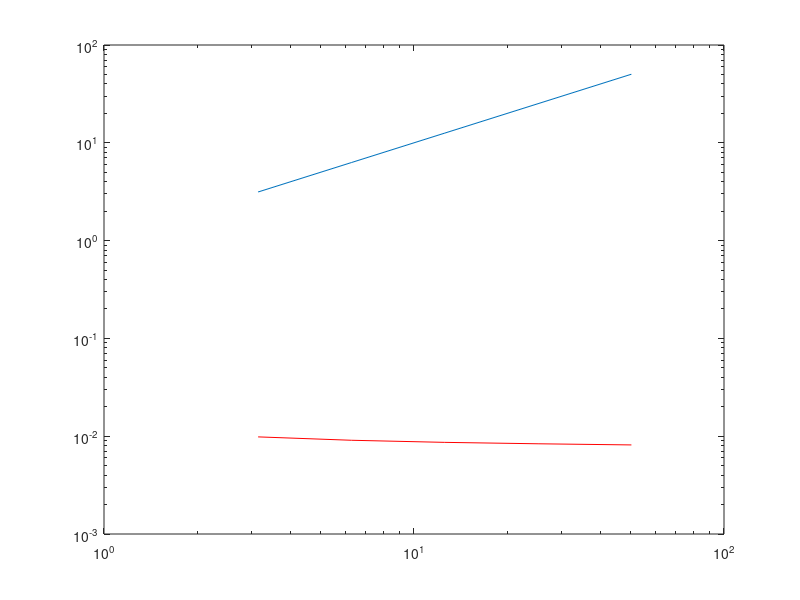

This figure's MATLAB source:
function ks_euler_order
% KURAMOTO-SIVASHINSKY-EQUATION WITH FORWARD DIFFERENCE
% ORDER OF CONVERGENCE

% L = 32*pi
f = @(x) cos(x/16).*(1+sin(x/16));

% Reference solution:
it = 5 ;
M_sol = 2^7+1;    
k = 0.005;
N = 3000;
u_sol = reference_sol(M_sol, N, k);
err_norm = zeros(it,1);
h_p = zeros(it,1);


for j = 1:it
    
    M = 2^j+1;
    x = linspace(0,32*pi,M);
    h = (32*pi)/(M-1);

    
    % Initializing matrices for equation
    % U(n+1) = U(n) - AxxU(n) - AxxxxU(n) - delta(U(n)^2) :
    
    w = ones(1,M-1);
    Axx = sparse(-2*eye(M) + diag(w,1) + diag(w,-1));
    Axx(1,M) = 1;
    Axx(M,1) = 1;
    Axx = k/(h^2)*Axx;
    
    u = ones(1,M-2);
    v = -4*ones(1,M-1);
    Axxxx = sparse(6*eye(M)+diag(v,1)+diag(v,-1)+diag(u,2)+diag(u,-2)+diag([1;1],M-2)+diag([1;1],-M+2));
    Axxxx(1,M) = -4;
    Axxxx(M,1) = -4;
    Axxxx = k/(h^4)*Axxxx;
    
    D = sparse(zeros(M) + diag(w,1) + diag(-w,-1));
    D(M,1) = 1;
    D(1,M) = -1;
    D = k/(4*h)*D;
    
    % Initial value of U:
    U = f(x);

    % Time step N iterations:
    for n = 1:N
        U(n+1,:) = (eye(M) - Axx - Axxxx)*(U(n,:)') - D*(U(n,:)'.^2);%
    end

    error = zeros(1,M);

        for i = 0:M-1
            error(i+1) = U(i+1) - u_sol((M_sol-1)/(M-1)*i+1);
        end
    err_norm(j) = norm(error, Inf);
    h_p(j) = h;
end

loglog(h_p, err_norm,'r', h_p, h_p)
end


function U = reference_sol(M, N, k)
	f = @(x) cos(x/16).*(1+sin(x/16));
    x = linspace(0,32*pi,M);
    h = (32*pi)/(M-1);
    
    % Initializing matrices for equation
    % U(n+1) = U(n) - AxxU(n) - AxxxxU(n) - delta(U(n)^2) :
    
    w = ones(1,M-1);
    Axx = sparse(-2*eye(M) + diag(w,1) + diag(w,-1));
    Axx(1,M) = 1;
    Axx(M,1) = 1;
    Axx = k/(h^2)*Axx;
    
    u = ones(1,M-2);
    v = -4*ones(1,M-1);
    Axxxx = sparse(6*eye(M)+diag(v,1)+diag(v,-1)+diag(u,2)+diag(u,-2)+diag([1;1],M-2)+diag([1;1],-M+2));
    Axxxx(1,M) = -4;
    Axxxx(M,1) = -4;
    Axxxx = k/(h^4)*Axxxx;
    
    D = sparse(zeros(M) + diag(w,1) + diag(-w,-1));
    D(M,1) = 1;
    D(1,M) = -1;
    D = k/(4*h)*D;
    
    % Initial value of U:
    U = f(x);

    % Time step N iterations:
    for n = 1:N
        U(n+1,:) = (eye(M) - Axx - Axxxx)*(U(n,:)') - D*(U(n,:)'.^2);%
    end
    %mesh(U)
    %pause
end
